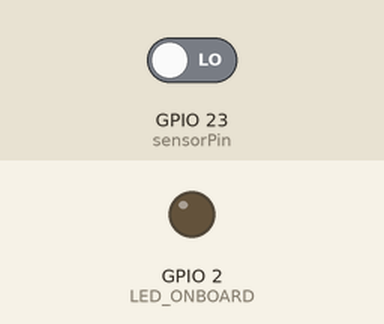
This sketch was run on a simulated ESP32. Parts: output pins drawn as LEDs (lit = HIGH). The test bench sets the inputs (shaded band); at power-on: GPIO 23 (sensorPin) LOW. WiFi joins after 1.5 s; servers stay silent unless stated; what the sketch prints to the serial monitor is not drawn.

Above: at 0.1 s.
At 2.8 s:
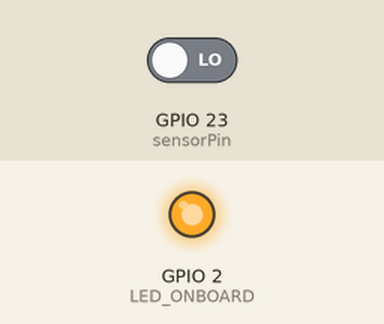
2.9 s: GPIO 23 (sensorPin) driven HIGH
Timing chart, 0 to 5.9 s (numbered marks = the images above; inputs shaded):
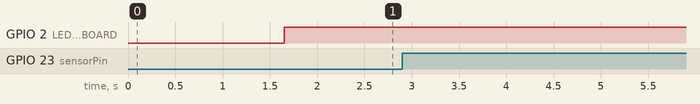

Measured:
- after the input at 2.9 s, every drawn part: stays the same

The sketch:

water_sensor_final.ino
```cpp
#include <IOXhop_FirebaseESP32.h>
#include <WiFi.h>

const char* ssid = "PolluWatch";
//"PolluWatch";
const char* password = "hackatown";
//"hackatown";
const int sensorPin = 23;
const int LED_ONBOARD = 2;

bool value = false;//water sensor parameter

void setup() {
  Serial.begin(115200);

  //connect to WiFi
  WiFi.begin(ssid, password);
  //while not connected
  while (WiFi.status() != WL_CONNECTED) {
    delay(500);
    Serial.print(".");
  }
  Serial.print("IP:");
  Serial.println(WiFi.localIP());

  //Connect to Firebase
  Firebase.begin("elec390-80d64.firebaseio.com","VwZ3szBG63HAu3wYv7SWe7oLYyAusqMQ1PygF0Dq");
  Firebase.setInt("IP address", WiFi.localIP());
  //Set up inputs and outputs
  pinMode(sensorPin,INPUT);
  pinMode (LED_ONBOARD, OUTPUT);
  Serial.println("Setup Completed OK");
}

void loop() {
  //if WIFI connected, turn on the blue LED
  if(WiFi.status() == WL_CONNECTED) {
    digitalWrite(LED_ONBOARD, HIGH);
  }

  //Read water sensor
  value = digitalRead(sensorPin);
  if(value == true){
    //if wet change data
    Firebase.set("Property1/Water sensor 1/State", true);
    Serial.print("Firebase sensor set true");
    delay(5000);
  }
  else Firebase.setBool("Property1/Water sensor 1/State", false);
  if(Firebase.failed()){
    Serial.print(Firebase.error());
  }
  delay(1000);
  Serial.println("____");

}
```
